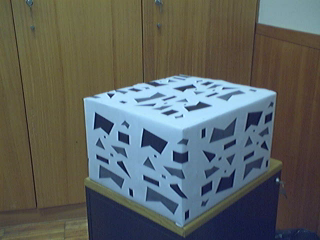
#> input picture imgs/img01.png, 320 x 240 px, found by its file name
$ python hornSchunck.py
#> lines starting #> are read from the running program, lines starting #| are printed output that depends on the picture
import numpy as np
import cv2 as cv
import matplotlib.pyplot as plt

def horn_schunck(im1, im2, alpha=1.0, Niter=100):
    im1 = im1.astype(np.float32)
    im2 = im2.astype(np.float32)

    Ix = cv.Sobel(im1, cv.CV_32F, 1, 0, ksize=5)
    Iy = cv.Sobel(im1, cv.CV_32F, 0, 1, ksize=5)
    It = im2 - im1

    u = np.zeros_like(im1)
    v = np.zeros_like(im1)

    for _ in range(Niter):
        u_avg = cv.blur(u, (3, 3))
        v_avg = cv.blur(v, (3, 3))

        denom = alpha**2 + Ix**2 + Iy**2

        u = u_avg - Ix * (Ix*u_avg + Iy*v_avg + It) / denom
        v = v_avg - Iy * (Ix*u_avg + Iy*v_avg + It) / denom

    return u, v

im1 = cv.imread('imgs/img01.png', cv.IMREAD_GRAYSCALE)
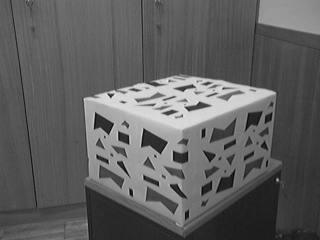
#> im1: shape (240, 320); min 9, max 233, mean 95.3
im2 = cv.imread('imgs/img02.png', cv.IMREAD_GRAYSCALE)
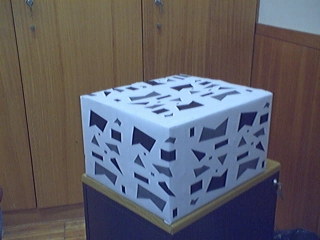
#> input picture imgs/img02.png, 320 x 240 px, found by its file name
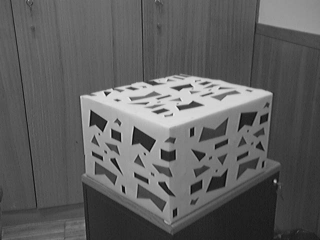
#> im2: shape (240, 320); min 8, max 236, mean 94.9

u, v = horn_schunck(im1, im2, alpha=1.0, Niter=100)
#> in horn_schunck, `Ix = cv.Sobel(im1, cv.CV_32F, 1, 0, ksize=5)`:
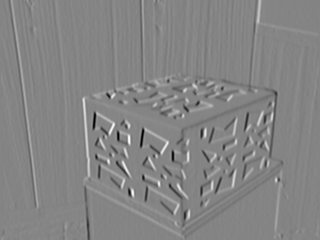
#> Ix: shape (240, 320) float32; min -7974, max 7323, mean -5.7; drawn with min black and max white
#> in horn_schunck, `Iy = cv.Sobel(im1, cv.CV_32F, 0, 1, ksize=5)`:
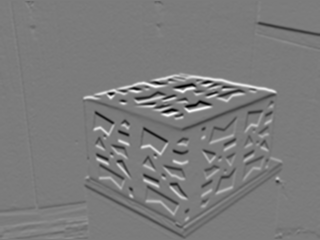
#> Iy: shape (240, 320) float32; min -6529, max 6890, mean -28.2; drawn with min black and max white
#> in horn_schunck, `It = im2 - im1`:
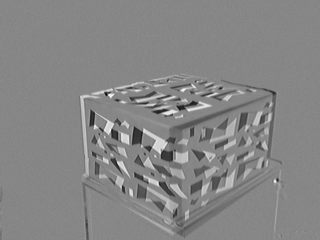
#> It: shape (240, 320) float32; min -204, max 183, mean -0.4; drawn with min black and max white

flow_magnitude = np.sqrt(u**2 + v**2)
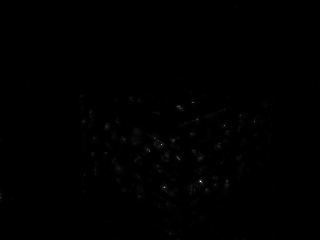
#> flow_magnitude: shape (240, 320) float32; min 2.96e-06, max 34.21, mean 0.1; drawn with min black and max white
norm_flow_magnitude = cv.normalize(flow_magnitude, None, 0, 255, cv.NORM_MINMAX)

vis_flow_magnitude = norm_flow_magnitude.astype(np.uint8)

plt.imshow(vis_flow_magnitude)
plt.show()
